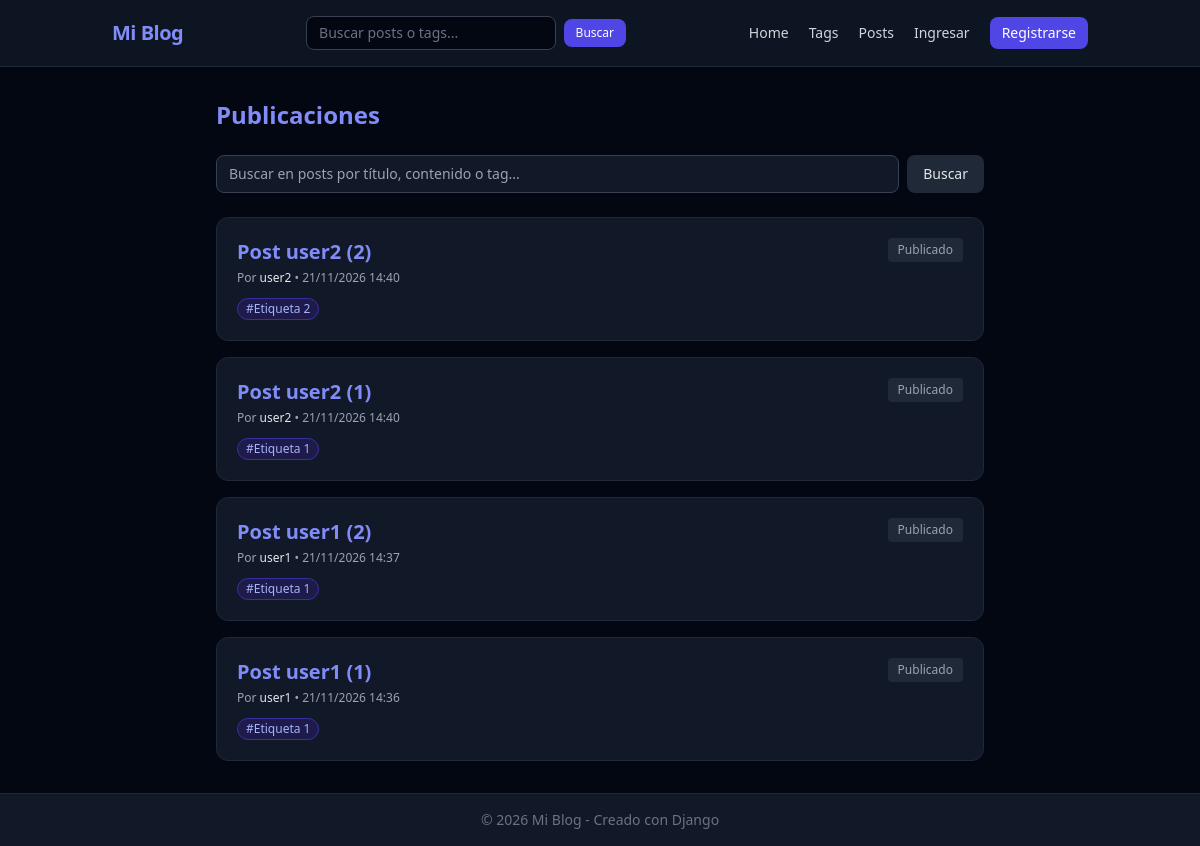
/posts/, run on the app's committed database.
### blogs_django/models.py (models this page shows, shortened)
class Post(models.Model):
	POST_TYPES = [
		("borrador", "Borrador"),
		("publicado", "Publicado"),
		("archivado", "Archivado"),
	]
	"""Representa un posteo o entrada dentro de la plataforma."""
	title = models.CharField(max_length=200)
	author = models.ForeignKey(User, on_delete=models.CASCADE, related_name='posts')
	content = models.TextField()
	image = models.FileField(upload_to='posts/', blank=True, null=True)
	likes = models.PositiveIntegerField(default=0)
	tags = models.ManyToManyField(Tag, related_name='posts', blank=True)
	created_at = models.DateTimeField(auto_now_add=True)
	modified_at = models.DateTimeField(auto_now=True)
	type = models.CharField(
		max_length=20,
		choices=POST_TYPES,
		default='borrador',
	)

class Tag(models.Model):
	name = models.CharField(max_length=50, unique=True)

### blogs_django/views.py (the view)
# urls.py: path('posts/', views.posts, name='posts'),
def posts(request):
    query = request.GET.get('q', '').strip()
    posts = Post.objects.filter(type='publicado').order_by('-created_at')
    if query:
        posts = posts.filter(
            Q(title__icontains=query) |
            Q(content__icontains=query) |
            Q(tags__name__icontains=query)
        ).distinct()
    return render(request, 'blogs_django/posts.html', {'posts': posts, 'query': query})

### blogs_django/templates/blogs_django/posts.html (shortened to what this page needs)
{% extends "blogs_django/base.html" %}
{% block content %}
<div class="max-w-3xl mx-auto">
    <div class="flex justify-between items-center mb-6">
        <h1 class="text-2xl font-bold text-indigo-400">Publicaciones</h1>
    </div>
    <form method="GET" class="mb-6 flex gap-2">
        <input type="text" name="q" value="{{ query }}" placeholder="Buscar en posts por título, contenido o tag..."
               class="flex-1 px-3 py-2 bg-gray-900 border border-gray-700 rounded-lg text-sm text-gray-100 focus:outline-none focus:border-indigo-500">
        <button type="submit" class="px-4 py-2 bg-gray-800 hover:bg-gray-700 text-gray-200 text-sm rounded-lg">Buscar</button>
    </form>
    <div class="space-y-4">
        {% for post in posts %}
            <article class="p-5 bg-gray-900 border border-gray-800 rounded-xl hover:border-gray-700 transition-colors">
                <div class="flex justify-between items-start gap-4">
                    <div>
                        <a href="{% url 'blogs_django:post' post.id %}" class="text-xl font-bold text-indigo-400 hover:text-indigo-300">
                            {{ post.title }}
                        </a>
                        <p class="text-xs text-gray-400 mt-1">
                            Por <span class="text-gray-200">{{ post.author }}</span> • {{ post.created_at|date:"d/m/Y H:i" }}
                        </p>
                    </div>
                    <span class="text-xs px-2.5 py-1 rounded bg-gray-800 text-gray-400">{{ post.get_type_display }}</span>
                </div>
                {% if post.tags.all %}
                    <div class="flex flex-wrap gap-1.5 mt-3">
                        {% for tag in post.tags.all %}
                            <a href="{% url 'blogs_django:tag' tag.id %}" class="text-xs px-2 py-0.5 rounded-full bg-indigo-950 text-indigo-300 border border-indigo-800">
                                #{{ tag.name }}
                            </a>
                        {% endfor %}
                    </div>
                {% endif %}
            </article>
        {% empty %}
            <p class="text-gray-500">No se encontraron posts.</p>
        {% endfor %}
    </div>
</div>
{% endblock content %}

### data on the page
Post: title "Post user2 (2)", author "user2", created_at "21/11/2026 14:40", type "Publicado"
Tag: name "Etiqueta 2"
Post: title "Post user2 (1)", author "user2", created_at "21/11/2026 14:40", type "Publicado"
Tag: name "Etiqueta 1"
Post: title "Post user1 (2)", author "user1", created_at "21/11/2026 14:37", type "Publicado"
Post: title "Post user1 (1)", author "user1", created_at "21/11/2026 14:36", type "Publicado"
